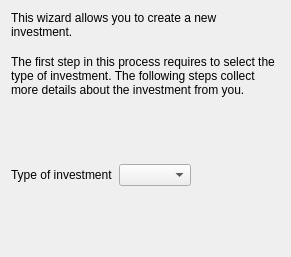
<?xml version="1.0" encoding="UTF-8"?>
<ui version="4.0">
 <class>WizardPage</class>
 <widget class="QWizardPage" name="WizardPage">
  <property name="geometry">
   <rect>
    <x>0</x>
    <y>0</y>
    <width>291</width>
    <height>257</height>
   </rect>
  </property>
  <property name="title">
   <string>Investment Type</string>
  </property>
  <layout class="QVBoxLayout">
   <item>
    <widget class="QLabel" name="m_introLabel">
     <property name="text">
      <string>This wizard allows you to create a new investment.</string>
     </property>
     <property name="alignment">
      <set>Qt::AlignTop</set>
     </property>
     <property name="wordWrap">
      <bool>true</bool>
     </property>
    </widget>
   </item>
   <item>
    <spacer name="spacer8">
     <property name="orientation">
      <enum>Qt::Vertical</enum>
     </property>
     <property name="sizeType">
      <enum>QSizePolicy::Fixed</enum>
     </property>
     <property name="sizeHint" stdset="0">
      <size>
       <width>20</width>
       <height>10</height>
      </size>
     </property>
    </spacer>
   </item>
   <item>
    <widget class="QLabel" name="textLabel1">
     <property name="text">
      <string>The first step in this process requires to select the type of investment. The following steps collect more details about the investment from you.</string>
     </property>
     <property name="alignment">
      <set>Qt::AlignTop</set>
     </property>
     <property name="wordWrap">
      <bool>true</bool>
     </property>
    </widget>
   </item>
   <item>
    <spacer name="spacer3">
     <property name="orientation">
      <enum>Qt::Vertical</enum>
     </property>
     <property name="sizeType">
      <enum>QSizePolicy::Expanding</enum>
     </property>
     <property name="sizeHint" stdset="0">
      <size>
       <width>20</width>
       <height>30</height>
      </size>
     </property>
    </spacer>
   </item>
   <item>
    <layout class="QHBoxLayout">
     <item>
      <widget class="QLabel" name="textLabel2">
       <property name="text">
        <string>Type of investment</string>
       </property>
       <property name="wordWrap">
        <bool>false</bool>
       </property>
      </widget>
     </item>
     <item>
      <widget class="KComboBox" name="m_securityType"/>
     </item>
     <item>
      <spacer name="spacer1">
       <property name="orientation">
        <enum>Qt::Horizontal</enum>
       </property>
       <property name="sizeType">
        <enum>QSizePolicy::Expanding</enum>
       </property>
       <property name="sizeHint" stdset="0">
        <size>
         <width>61</width>
         <height>21</height>
        </size>
       </property>
      </spacer>
     </item>
    </layout>
   </item>
   <item>
    <spacer name="spacer2">
     <property name="orientation">
      <enum>Qt::Vertical</enum>
     </property>
     <property name="sizeType">
      <enum>QSizePolicy::Expanding</enum>
     </property>
     <property name="sizeHint" stdset="0">
      <size>
       <width>20</width>
       <height>60</height>
      </size>
     </property>
    </spacer>
   </item>
  </layout>
 </widget>
 <customwidgets>
  <customwidget>
   <class>KComboBox</class>
   <extends>QComboBox</extends>
   <header>kcombobox.h</header>
  </customwidget>
 </customwidgets>
 <tabstops>
  <tabstop>m_securityType</tabstop>
 </tabstops>
 <resources/>
 <connections/>
</ui>
